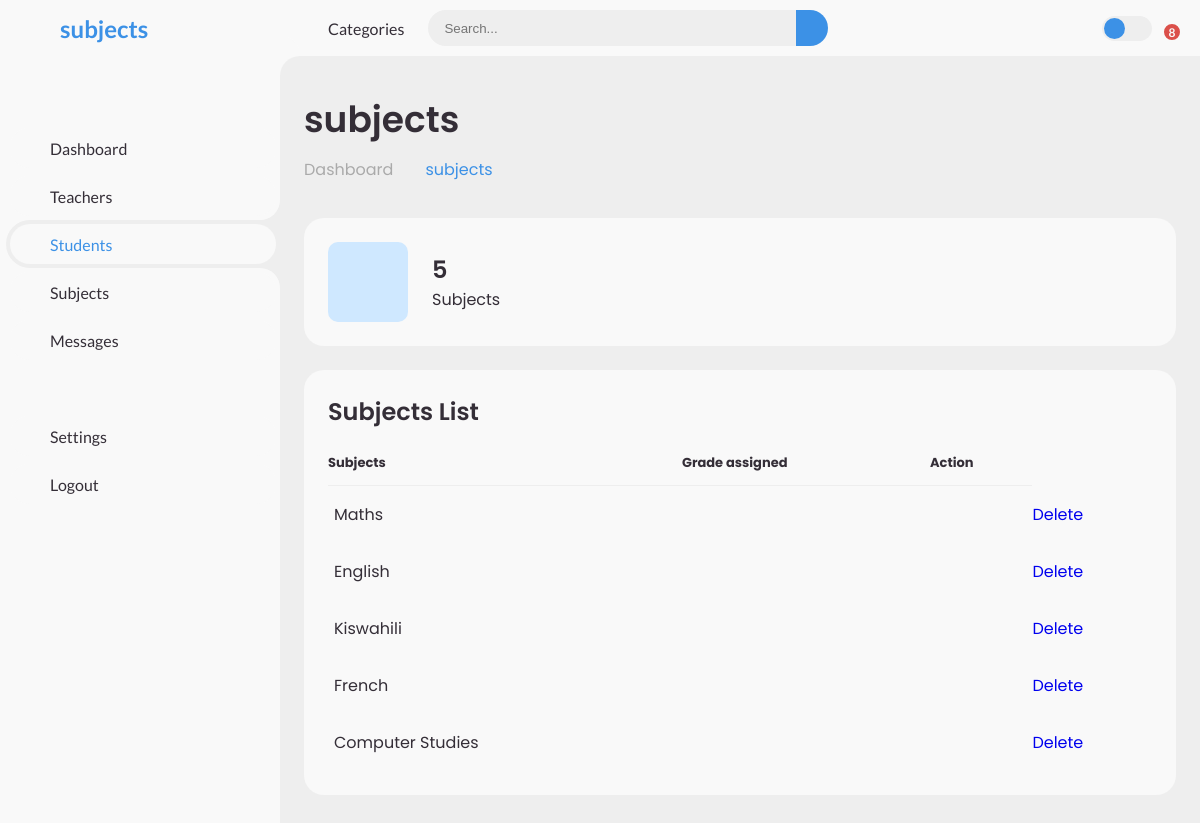
Before: /subjects/ with the older database file.
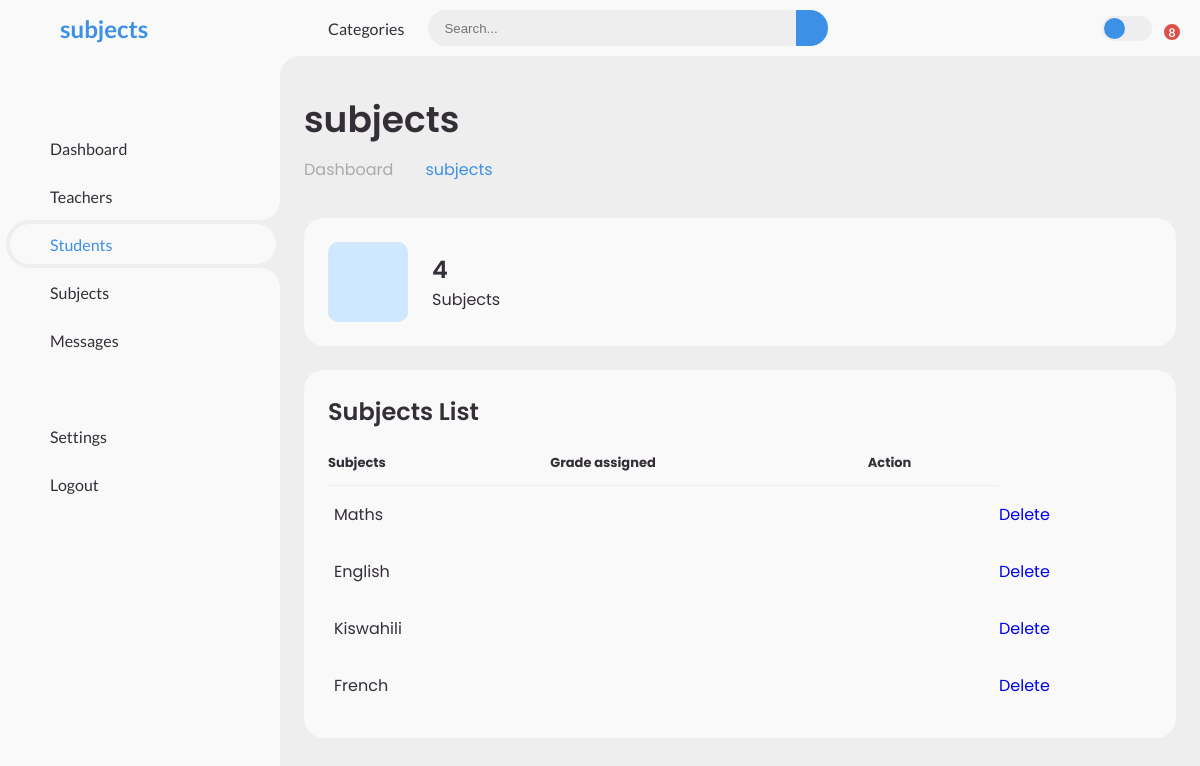
After: the same page with the newer database file.
### playground/models.py (models this page shows, shortened)
class Subject(models.Model):
    name = models.CharField(max_length=100)

### playground/views.py (the view)
# urls.py: path('subjects/', views.subjects_view, name='subjects'),
def subjects_view(request):
    subjects = Subject.objects.all()
    return render(request, 'subjects.html', {'subjects': subjects})

### playground/templates/subjects.html (shortened to what this page needs)
<!DOCTYPE html>
<html lang="en">
  <head>
    {% load static %}
    <link rel="stylesheet" href="{% static 'style.css' %}" />
  </head>
  <body>
    <section id="sidebar">
      <a href="{% url 'subjects' %}" class="brand">
        <span class="text">subjects</span>
      </a>
      <ul class="side-menu top">
        <li>
          <a href="{% url 'dashboard' %}">
            <span class="text">Dashboard</span>
          </a>
        </li>
        <li>
          <a href="{% url 'teachers' %}">
            <span class="text">Teachers</span>
          </a>
        </li>
        <li class="active">
          <a href="{% url 'students' %}">
            <span class="text">Students</span>
          </a>
        </li>
        <li>
          <a href="{% url 'subjects' %}">
            <span class="text">Subjects</span>
          </a>
        </li>
        <li>
          <a href="#">
            <span class="text">Messages</span>
          </a>
        </li>
      </ul>
      <ul class="side-menu">
        <li>
          <a href="#">
            <span class="text">Settings</span>
          </a>
        </li>
        <li>
          <a href="{% url 'signout' %}">
            <span class="text">Logout</span>
          </a>
        </li>
      </ul>
    </section>
    <section id="content">
      <nav>
        <a href="#" class="nav-link">Categories</a>
        <form action="#">
          <div class="form-input">
            <input type="search" placeholder="Search..." />
            <button type="submit" class="search-btn">
            </button>
          </div>
        </form>
        <label for="switch-mode" class="switch-mode"></label>
        <a href="#" class="notification">
          <span class="num">8</span>
        </a>
      </nav>
      <main>
        <div class="head-title">
          <div class="left">
            <h1>subjects</h1>
            <ul class="breadcrumb">
              <li>
                <a href="{% url 'dashboard' %}">Dashboard</a>
              </li>
              <li>
                <a class="active" href="#">subjects</a>
              </li>
            </ul>
          </div>
        </div>
        <ul class="box-info">
          <li>
            <i class="bx bxs-group"></i>
            <span class="text">
              <h3>{{ subjects.count }}</h3>
              <p>Subjects</p>
            </span>
          </li>
        </ul>
        <div class="table-data">
          <div class="order">
            <div class="head">
              <h3>Subjects List</h3>
            </div>
            <table>
              <thead>
                <tr>
                  <th>Subjects</th>
                  <th>Grade assigned</th>
                  <th>Action</th>
                </tr>
              </thead>
              <tbody>
                {% for subject in subjects %}
                <tr>
                  <td>
                    <p>{{ subject.name }}</p>
                  </td>
                  <td>{{ subject.grade_assigned }}</td>
                  <td>
                  </td>
                  <td>
                    <a href="{% url 'delete_subject' subject.name %}" class="btn-delete">Delete</a>
                  </td>
                </tr>
                {% endfor %}
              </tbody>
            </table>
          </div>
        </div>
      </main>
    </section>
  </body>
</html>

Changed rows visible on the page:
removed Subject: name "Computer Studies"
Other visible differences:
{{ subjects.count }}: "5" → "4"
